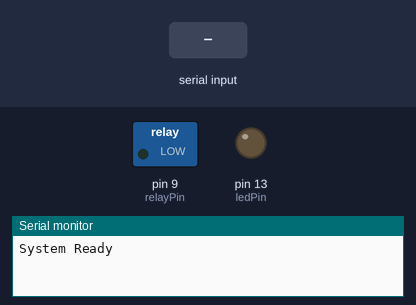
This sketch was run on a simulated Arduino Uno, built with avr-gcc and run on an emulated ATmega328P. On the bench: switched loads named in the sketch (green lamp = pin HIGH), output pins drawn as LEDs (lit = HIGH), the last lines printed to the serial monitor. Inputs (shaded band) come from the test bench.

Above: at 1.2 s.
1.3 s: "1" received over Serial
At 2.1 s:
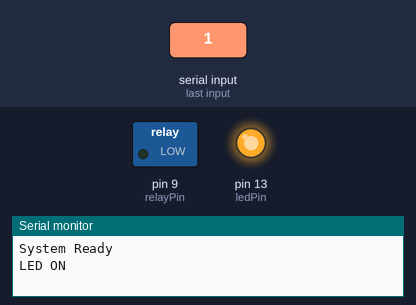
2.8 s: "M" received over Serial
At 3.3 s:
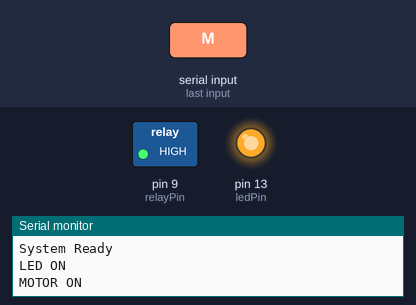
4.3 s: "0" received over Serial
At 5.6 s:
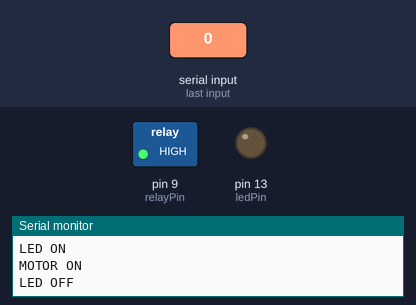
Timing chart, 0 to 7.3 s (numbered marks = the images above; inputs shaded):
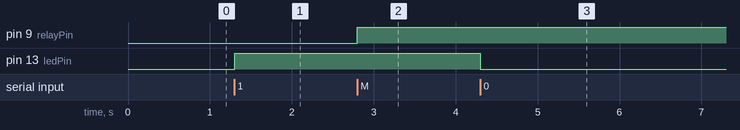

The sketch:

sketch_apr3a.ino
```cpp
int relayPin = 9;
int ledPin = 13;

void setup() {
  Serial.begin(9600);

  pinMode(relayPin, OUTPUT);
  pinMode(ledPin, OUTPUT);

  // Assume ACTIVE HIGH relay (fix for your issue)
  digitalWrite(relayPin, LOW);  // MOTOR OFF
  digitalWrite(ledPin, LOW);    // LED OFF

  Serial.println("System Ready");
}

void loop() {

  if (Serial.available()) {

    char data = Serial.read();

    // ================= LED CONTROL =================
    if (data == '1') {
      Serial.println("LED ON");
      digitalWrite(ledPin, HIGH);
    }

    else if (data == '0') {
      Serial.println("LED OFF");
      digitalWrite(ledPin, LOW);
    }

    // ================= MOTOR CONTROL =================
    else if (data == 'M') {
      Serial.println("MOTOR ON");
      digitalWrite(relayPin, HIGH);   // ON (ACTIVE HIGH)
    }

    else if (data == 'S') {
      Serial.println("MOTOR OFF");
      digitalWrite(relayPin, LOW);    // OFF
    }
  }
}
```

Measured:
- after the input at 1.3 s, pin 13 (ledPin): LOW → HIGH at once
- after the input at 2.8 s, pin 9 (relayPin): LOW → HIGH at once
- after the input at 4.3 s, pin 13 (ledPin): HIGH → LOW at once
